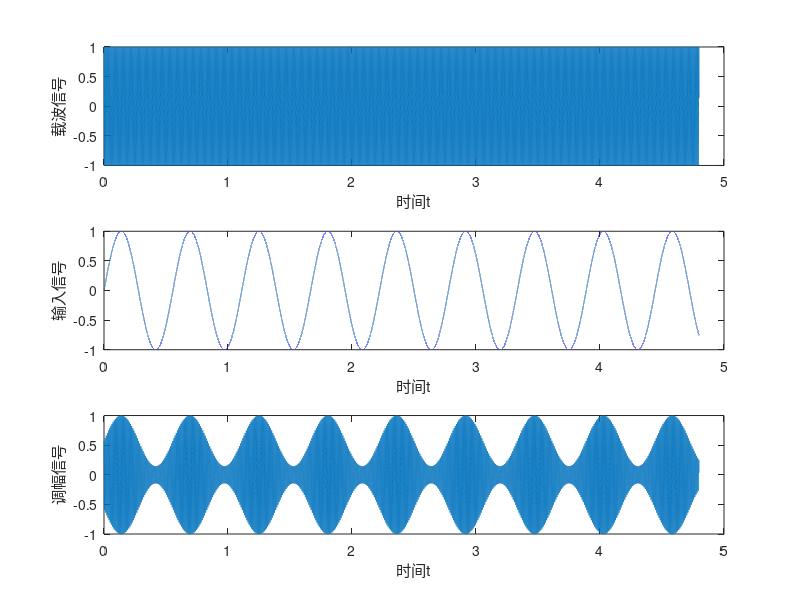

Reproduce this figure in MATLAB.
%幅度调制
fc=108;%载波频率
fm=1.8;%信号频率
fs=44100;%采样频率
m=1.5;
ts=1/fs;
N=211611;
t=(0:1:N-1)*ts;
Carrier=cos(2*pi*fc*t);
Signal=sin(2*pi*fm*t);
y=(2+m*Signal).*Carrier;

y = 2 * (normalize(y, 'range') - 0.5);
%画图
subplot(3,1,1);plot(t,Carrier);ylabel('载波信号');xlabel('时间t');
subplot(3,1,2);plot(t,Signal);ylabel('输入信号');xlabel('时间t');
subplot(3,1,3);plot(t,y);ylabel('调幅信号');xlabel('时间t');

audiowrite('modulation.wav', y, fs);
audiowrite('plus.wav', 0.5 * (Carrier + Signal), fs);
sound(y, fs)

